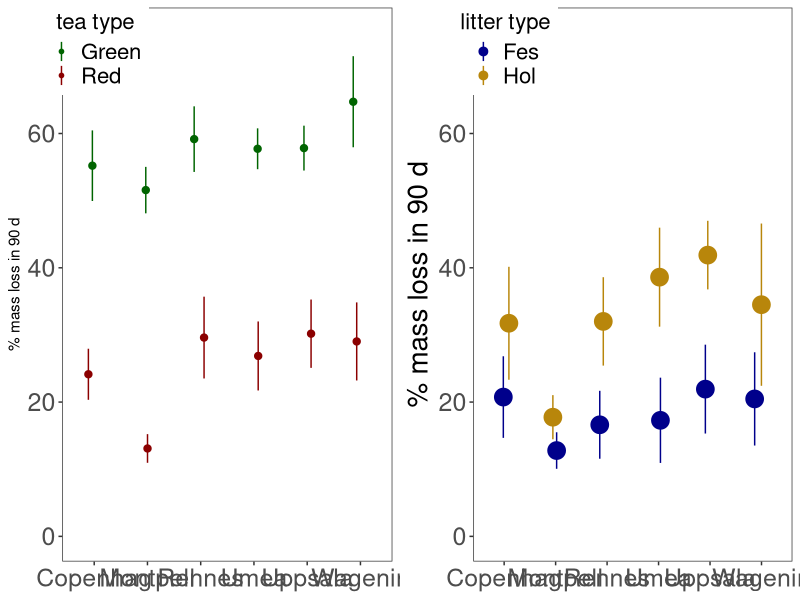
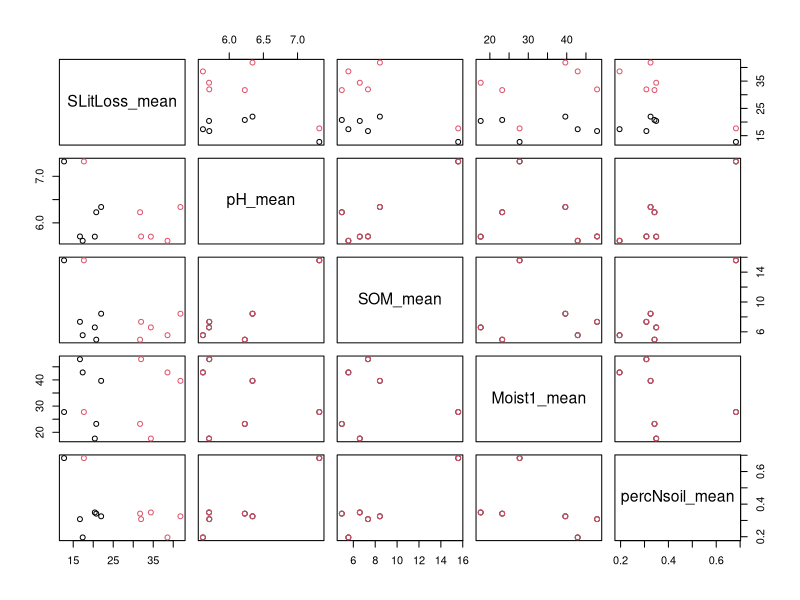

Reproduce these figures in R, in order.
### Summarizing & visualizing data ###
## Global decomposition dataset
# Bradford, Mark A. et al. (2018). Data from: A test of the hierarchical model of litter decomposition [Dataset]. Dryad. https://doi.org/10.5061/dryad.c44h0

library(here)
library(tidyverse)
library(gtable)
library(gridExtra)
library(grid)

####################
### Read in data ###
####################
dat <- read.csv(here("data", "BradfordVeenLitDecompDATA.csv"))

####################
### Data summary ###
####################
### Mean & standard deviation by site and litter type
sdat <- dat %>% group_by(Site, Lit, Tea) %>%
                summarize(across(Temp1:LitFinCN, list(n = ~sum(!is.na(.)),
                                                      mean = ~mean(., na.rm = TRUE),
                                                      sd = ~sd(., na.rm = TRUE))))

#############
### Plots ###
#############
### Mean decomp rate w/ SD
teamn.pl <- sdat %>% ggplot(aes(x = Site, y = STeaLoss_mean, groups = Tea)) +
                     geom_pointrange(aes(ymin = STeaLoss_mean - STeaLoss_sd, ymax = STeaLoss_mean + STeaLoss_sd, color = Tea), position = position_jitter(width = 0.15), fatten = 10, size = 0.15) +
                     ylab("% mass loss in 90 d") +
                     scale_color_manual("tea type", values=c("darkgreen", "darkred")) +
                     theme_bw() +
                     ylim(0, 75) +
                     theme(axis.title.x = element_blank(),
                        axis.text = element_text(size = 18),
                        #axis.title.y = element_text(size = 20),
                        panel.grid = element_blank(),
                        legend.title = element_text(size = 16),
                        legend.title.align = 0.5,
                        legend.text = element_text(size = 16),
                        legend.position = c(0.1, 0.925)
                  )

litmn.pl <- sdat %>% ggplot(aes(x = Site, y = SLitLoss_mean, groups = Lit)) +
                     geom_pointrange(aes(ymin = SLitLoss_mean - SLitLoss_sd, ymax = SLitLoss_mean + SLitLoss_sd, color = Lit), position = position_jitter(width = 0.15), fatten = 10, size = 0.5) +
                     ylab("% mass loss in 90 d") +
                     ylim(0,75) +
                     scale_color_manual("litter type", values=c("darkblue", "darkgoldenrod")) +
                     theme_bw() +
                     theme(axis.title.x = element_blank(),
                        axis.text = element_text(size = 18),
                        axis.title.y = element_text(size = 20),
                        panel.grid = element_blank(),
                        legend.title = element_text(size = 16),
                        legend.title.align = 0.5,
                        legend.text = element_text(size = 16),
                        legend.position = c(0.1, 0.925)
  )
  
# Save multiple panels
ga <- ggplotGrob(teamn.pl)
gb <- ggplotGrob(litmn.pl)

grid.arrange(ga, gb, nrow = 1)

decomp.pl <- arrangeGrob(ga, gb, nrow = 1)

ggsave(path = "plots", file = "tea_litter_massloss.pdf", decomp.pl, width = 16, height = 8, units ="in")

### Scatterplot matrix
pairs(~SLitLoss_mean + 
        pH_mean + 
        SOM_mean +
        Moist1_mean +
        percNsoil_mean, 
        data = sdat, col = as.factor(sdat$Lit))

### Single scatterplot
LitN.pl <- dat %>% ggplot(aes(x = Temp1, y = SLitLoss)) +
                   geom_point(aes(color = Site)) +
                   facet_grid(rows = vars(Lit), cols = vars(Site), scales = "free_x")
  
#################
### Exercises ###
#################
#1) Determine the effect of three of the commands in the pointrange plot (mass loss by site).

#2) How do environmental factors influence mass loss of tea across the sites? Use a figure to support your reasoning.

#3) How do environmental factors influence mass loss of tea within each site? How do environmental effects within each site compare to environmental effects across sites?